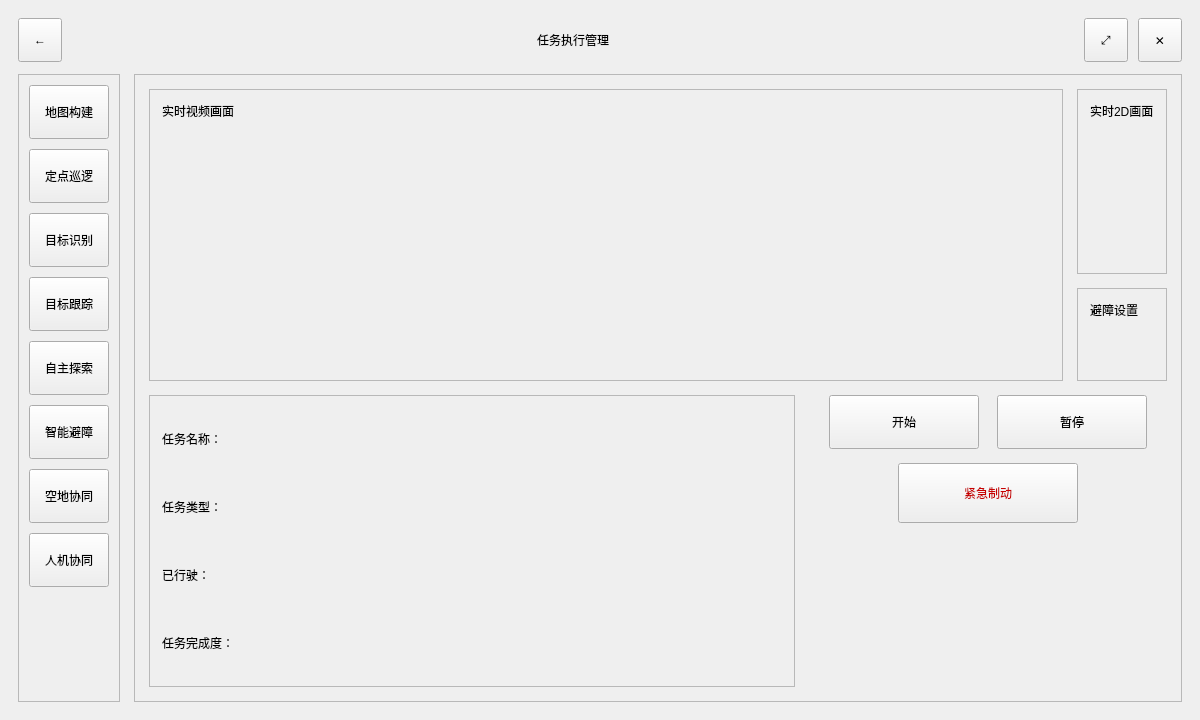
<?xml version="1.0" encoding="UTF-8"?>
<ui version="4.0">
 <class>TaskExecPage</class>
 <widget class="QWidget" name="TaskExecPage">
  <property name="geometry">
   <rect>
    <x>0</x>
    <y>0</y>
    <width>1200</width>
    <height>720</height>
   </rect>
  </property>
  <property name="windowTitle">
   <string>任务执行管理</string>
  </property>
  <layout class="QVBoxLayout" name="rootLayout">
   <property name="leftMargin">
    <number>18</number>
   </property>
   <property name="topMargin">
    <number>18</number>
   </property>
   <property name="rightMargin">
    <number>18</number>
   </property>
   <property name="bottomMargin">
    <number>18</number>
   </property>
   <property name="spacing">
    <number>12</number>
   </property>

   <!-- Top Bar -->
   <item>
    <layout class="QHBoxLayout" name="topBarLayout">
     <property name="spacing">
      <number>10</number>
     </property>

     <item>
      <widget class="QToolButton" name="btnBack">
       <property name="minimumSize">
        <size>
         <width>44</width>
         <height>44</height>
        </size>
       </property>
       <property name="text">
        <string>←</string>
       </property>
       <property name="toolTip">
        <string>返回</string>
       </property>
      </widget>
     </item>

     <item>
      <spacer name="topLeftSpacer">
       <property name="orientation">
        <enum>Qt::Horizontal</enum>
       </property>
       <property name="sizeHint" stdset="0">
        <size>
         <width>40</width>
         <height>20</height>
        </size>
       </property>
      </spacer>
     </item>

     <item>
      <widget class="QLabel" name="labelTitle">
       <property name="text">
        <string>任务执行管理</string>
       </property>
       <property name="alignment">
        <set>Qt::AlignCenter</set>
       </property>
       <property name="minimumSize">
        <size>
         <width>0</width>
         <height>44</height>
        </size>
       </property>
      </widget>
     </item>

     <item>
      <spacer name="topRightSpacer">
       <property name="orientation">
        <enum>Qt::Horizontal</enum>
       </property>
       <property name="sizeHint" stdset="0">
        <size>
         <width>40</width>
         <height>20</height>
        </size>
       </property>
      </spacer>
     </item>

     <item>
      <widget class="QToolButton" name="btnPin">
       <property name="minimumSize">
        <size>
         <width>44</width>
         <height>44</height>
        </size>
       </property>
       <property name="text">
        <string>⤢</string>
       </property>
       <property name="toolTip">
        <string>置顶/全屏(占位)</string>
       </property>
      </widget>
     </item>

     <item>
      <widget class="QToolButton" name="btnClose">
       <property name="minimumSize">
        <size>
         <width>44</width>
         <height>44</height>
        </size>
       </property>
       <property name="text">
        <string>✕</string>
       </property>
       <property name="toolTip">
        <string>关闭</string>
       </property>
      </widget>
     </item>

    </layout>
   </item>

   <!-- Main Area: Sidebar + Content -->
   <item>
    <layout class="QHBoxLayout" name="mainLayout">
     <property name="spacing">
      <number>14</number>
     </property>

     <!-- Left Sidebar -->
     <item>
      <widget class="QFrame" name="frameSidebar">
       <property name="frameShape">
        <enum>QFrame::StyledPanel</enum>
       </property>
       <property name="frameShadow">
        <enum>QFrame::Plain</enum>
       </property>
       <property name="minimumSize">
        <size>
         <width>92</width>
         <height>0</height>
        </size>
       </property>
       <property name="maximumSize">
        <size>
         <width>120</width>
         <height>16777215</height>
        </size>
       </property>
       <layout class="QVBoxLayout" name="sidebarLayout">
        <property name="leftMargin">
         <number>10</number>
        </property>
        <property name="topMargin">
         <number>10</number>
        </property>
        <property name="rightMargin">
         <number>10</number>
        </property>
        <property name="bottomMargin">
         <number>10</number>
        </property>
        <property name="spacing">
         <number>10</number>
        </property>

        <item>
         <widget class="QPushButton" name="btnMapBuild">
          <property name="minimumSize">
           <size>
            <width>0</width>
            <height>54</height>
           </size>
          </property>
          <property name="text">
           <string>地图构建</string>
          </property>
         </widget>
        </item>

        <item>
         <widget class="QPushButton" name="btnFixedPatrol">
          <property name="minimumSize">
           <size>
            <width>0</width>
            <height>54</height>
           </size>
          </property>
          <property name="text">
           <string>定点巡逻</string>
          </property>
         </widget>
        </item>

        <item>
         <widget class="QPushButton" name="btnTargetDetect">
          <property name="minimumSize">
           <size>
            <width>0</width>
            <height>54</height>
           </size>
          </property>
          <property name="text">
           <string>目标识别</string>
          </property>
         </widget>
        </item>

        <item>
         <widget class="QPushButton" name="btnTargetTrack">
          <property name="minimumSize">
           <size>
            <width>0</width>
            <height>54</height>
           </size>
          </property>
          <property name="text">
           <string>目标跟踪</string>
          </property>
         </widget>
        </item>

        <item>
         <widget class="QPushButton" name="btnAutoExplore">
          <property name="minimumSize">
           <size>
            <width>0</width>
            <height>54</height>
           </size>
          </property>
          <property name="text">
           <string>自主探索</string>
          </property>
         </widget>
        </item>

        <item>
         <widget class="QPushButton" name="btnAvoidance">
          <property name="minimumSize">
           <size>
            <width>0</width>
            <height>54</height>
           </size>
          </property>
          <property name="text">
           <string>智能避障</string>
          </property>
         </widget>
        </item>

        <item>
         <widget class="QPushButton" name="btnAirGround">
          <property name="minimumSize">
           <size>
            <width>0</width>
            <height>54</height>
           </size>
          </property>
          <property name="text">
           <string>空地协同</string>
          </property>
         </widget>
        </item>

        <item>
         <widget class="QPushButton" name="btnHumanMachine">
          <property name="minimumSize">
           <size>
            <width>0</width>
            <height>54</height>
           </size>
          </property>
          <property name="text">
           <string>人机协同</string>
          </property>
         </widget>
        </item>

        <item>
         <spacer name="sidebarBottomSpacer">
          <property name="orientation">
           <enum>Qt::Vertical</enum>
          </property>
          <property name="sizeHint" stdset="0">
           <size>
            <width>20</width>
            <height>40</height>
           </size>
          </property>
         </spacer>
        </item>

       </layout>
      </widget>
     </item>

     <!-- Right Content Panel -->
     <item>
      <widget class="QFrame" name="frameContentRoot">
       <property name="frameShape">
        <enum>QFrame::StyledPanel</enum>
       </property>
       <property name="frameShadow">
        <enum>QFrame::Plain</enum>
       </property>
       <layout class="QVBoxLayout" name="contentRootLayout">
        <property name="leftMargin">
         <number>14</number>
        </property>
        <property name="topMargin">
         <number>14</number>
        </property>
        <property name="rightMargin">
         <number>14</number>
        </property>
        <property name="bottomMargin">
         <number>14</number>
        </property>
        <property name="spacing">
         <number>14</number>
        </property>

        <!-- Top row: Video + (2D + Avoid) -->
        <item>
         <layout class="QHBoxLayout" name="topRowLayout">
          <property name="spacing">
           <number>14</number>
          </property>

          <item>
           <widget class="QFrame" name="frameVideo">
            <property name="frameShape">
             <enum>QFrame::StyledPanel</enum>
            </property>
            <property name="frameShadow">
             <enum>QFrame::Plain</enum>
            </property>
            <property name="sizePolicy">
             <sizepolicy hsizetype="Expanding" vsizetype="Expanding">
              <horstretch>3</horstretch>
              <verstretch>3</verstretch>
             </sizepolicy>
            </property>
            <layout class="QVBoxLayout" name="videoLayout">
             <property name="leftMargin">
              <number>12</number>
             </property>
             <property name="topMargin">
              <number>12</number>
             </property>
             <property name="rightMargin">
              <number>12</number>
             </property>
             <property name="bottomMargin">
              <number>12</number>
             </property>
             <item>
              <widget class="QLabel" name="labelVideoTitle">
               <property name="text">
                <string>实时视频画面</string>
               </property>
               <property name="alignment">
                <set>Qt::AlignLeft|Qt::AlignTop</set>
               </property>
              </widget>
             </item>
             <item>
              <spacer name="videoFillSpacer">
               <property name="orientation">
                <enum>Qt::Vertical</enum>
               </property>
               <property name="sizeHint" stdset="0">
                <size>
                 <width>20</width>
                 <height>40</height>
                </size>
               </property>
              </spacer>
             </item>
            </layout>
           </widget>
          </item>

          <item>
           <layout class="QVBoxLayout" name="rightTopColLayout">
            <property name="spacing">
             <number>14</number>
            </property>

            <item>
             <widget class="QFrame" name="frame2D">
              <property name="frameShape">
               <enum>QFrame::StyledPanel</enum>
              </property>
              <property name="frameShadow">
               <enum>QFrame::Plain</enum>
              </property>
              <property name="sizePolicy">
               <sizepolicy hsizetype="Expanding" vsizetype="Expanding">
                <horstretch>2</horstretch>
                <verstretch>2</verstretch>
               </sizepolicy>
              </property>
              <layout class="QVBoxLayout" name="layout2D">
               <property name="leftMargin">
                <number>12</number>
               </property>
               <property name="topMargin">
                <number>12</number>
               </property>
               <property name="rightMargin">
                <number>12</number>
               </property>
               <property name="bottomMargin">
                <number>12</number>
               </property>
               <item>
                <widget class="QLabel" name="label2DTitle">
                 <property name="text">
                  <string>实时2D画面</string>
                 </property>
                 <property name="alignment">
                  <set>Qt::AlignLeft|Qt::AlignTop</set>
                 </property>
                </widget>
               </item>
               <item>
                <spacer name="spacer2DFill">
                 <property name="orientation">
                  <enum>Qt::Vertical</enum>
                 </property>
                 <property name="sizeHint" stdset="0">
                  <size>
                   <width>20</width>
                   <height>40</height>
                  </size>
                 </property>
                </spacer>
               </item>
              </layout>
             </widget>
            </item>

            <item>
             <widget class="QFrame" name="frameAvoidanceSetting">
              <property name="frameShape">
               <enum>QFrame::StyledPanel</enum>
              </property>
              <property name="frameShadow">
               <enum>QFrame::Plain</enum>
              </property>
              <property name="sizePolicy">
               <sizepolicy hsizetype="Expanding" vsizetype="Expanding">
                <horstretch>2</horstretch>
                <verstretch>1</verstretch>
               </sizepolicy>
              </property>
              <layout class="QVBoxLayout" name="avoidLayout">
               <property name="leftMargin">
                <number>12</number>
               </property>
               <property name="topMargin">
                <number>12</number>
               </property>
               <property name="rightMargin">
                <number>12</number>
               </property>
               <property name="bottomMargin">
                <number>12</number>
               </property>
               <item>
                <widget class="QLabel" name="labelAvoidTitle">
                 <property name="text">
                  <string>避障设置</string>
                 </property>
                 <property name="alignment">
                  <set>Qt::AlignLeft|Qt::AlignTop</set>
                 </property>
                </widget>
               </item>
               <item>
                <spacer name="avoidFillSpacer">
                 <property name="orientation">
                  <enum>Qt::Vertical</enum>
                 </property>
                 <property name="sizeHint" stdset="0">
                  <size>
                   <width>20</width>
                   <height>40</height>
                  </size>
                 </property>
                </spacer>
               </item>
              </layout>
             </widget>
            </item>

           </layout>
          </item>

         </layout>
        </item>

        <!-- Bottom row: Task Info + Controls -->
        <item>
         <layout class="QHBoxLayout" name="bottomRowLayout">
          <property name="spacing">
           <number>14</number>
          </property>

          <item>
           <widget class="QFrame" name="frameTaskInfo">
            <property name="frameShape">
             <enum>QFrame::StyledPanel</enum>
            </property>
            <property name="frameShadow">
             <enum>QFrame::Plain</enum>
            </property>
            <property name="sizePolicy">
             <sizepolicy hsizetype="Expanding" vsizetype="Preferred">
              <horstretch>3</horstretch>
              <verstretch>0</verstretch>
             </sizepolicy>
            </property>
            <property name="minimumSize">
             <size>
              <width>0</width>
              <height>160</height>
             </size>
            </property>
            <layout class="QVBoxLayout" name="taskInfoLayout">
             <property name="leftMargin">
              <number>12</number>
             </property>
             <property name="topMargin">
              <number>12</number>
             </property>
             <property name="rightMargin">
              <number>12</number>
             </property>
             <property name="bottomMargin">
              <number>12</number>
             </property>

             <item>
              <widget class="QLabel" name="labelTaskName">
               <property name="text">
                <string>任务名称：</string>
               </property>
              </widget>
             </item>
             <item>
              <widget class="QLabel" name="labelTaskType">
               <property name="text">
                <string>任务类型：</string>
               </property>
              </widget>
             </item>
             <item>
              <widget class="QLabel" name="labelTaskDistance">
               <property name="text">
                <string>已行驶：</string>
               </property>
              </widget>
             </item>
             <item>
              <widget class="QLabel" name="labelTaskProgress">
               <property name="text">
                <string>任务完成度：</string>
               </property>
              </widget>
             </item>

            </layout>
           </widget>
          </item>

          <item>
           <layout class="QVBoxLayout" name="controlLayout">
            <property name="spacing">
             <number>14</number>
            </property>

            <item>
             <layout class="QHBoxLayout" name="startStopLayout">
              <property name="spacing">
               <number>18</number>
              </property>
              <item>
               <spacer name="ctrlLeftSpacer">
                <property name="orientation">
                 <enum>Qt::Horizontal</enum>
                </property>
                <property name="sizeHint" stdset="0">
                 <size>
                  <width>20</width>
                  <height>20</height>
                 </size>
                </property>
               </spacer>
              </item>
              <item>
               <widget class="QPushButton" name="btnStart">
                <property name="minimumSize">
                 <size>
                  <width>150</width>
                  <height>54</height>
                 </size>
                </property>
                <property name="text">
                 <string>开始</string>
                </property>
               </widget>
              </item>
              <item>
               <widget class="QPushButton" name="btnPause">
                <property name="minimumSize">
                 <size>
                  <width>150</width>
                  <height>54</height>
                 </size>
                </property>
                <property name="text">
                 <string>暂停</string>
                </property>
               </widget>
              </item>
              <item>
               <spacer name="ctrlRightSpacer">
                <property name="orientation">
                 <enum>Qt::Horizontal</enum>
                </property>
                <property name="sizeHint" stdset="0">
                 <size>
                  <width>20</width>
                  <height>20</height>
                 </size>
                </property>
               </spacer>
              </item>
             </layout>
            </item>

            <item>
             <layout class="QHBoxLayout" name="estopLayout">
              <item>
               <spacer name="estopLeftSpacer">
                <property name="orientation">
                 <enum>Qt::Horizontal</enum>
                </property>
                <property name="sizeHint" stdset="0">
                 <size>
                  <width>20</width>
                  <height>20</height>
                 </size>
                </property>
               </spacer>
              </item>
              <item>
               <widget class="QPushButton" name="btnEStop">
                <property name="minimumSize">
                 <size>
                  <width>180</width>
                  <height>60</height>
                 </size>
                </property>
                <property name="text">
                 <string>紧急制动</string>
                </property>
                <property name="styleSheet">
                 <string notr="true">color: rgb(200, 0, 0);</string>
                </property>
               </widget>
              </item>
              <item>
               <spacer name="estopRightSpacer">
                <property name="orientation">
                 <enum>Qt::Horizontal</enum>
                </property>
                <property name="sizeHint" stdset="0">
                 <size>
                  <width>20</width>
                  <height>20</height>
                 </size>
                </property>
               </spacer>
              </item>
             </layout>
            </item>

            <item>
             <spacer name="controlBottomSpacer">
              <property name="orientation">
               <enum>Qt::Vertical</enum>
              </property>
              <property name="sizeHint" stdset="0">
               <size>
                <width>20</width>
                <height>40</height>
               </size>
              </property>
             </spacer>
            </item>

           </layout>
          </item>

         </layout>
        </item>

       </layout>
      </widget>
     </item>

    </layout>
   </item>

  </layout>
 </widget>
 <resources/>
 <connections/>
</ui>
